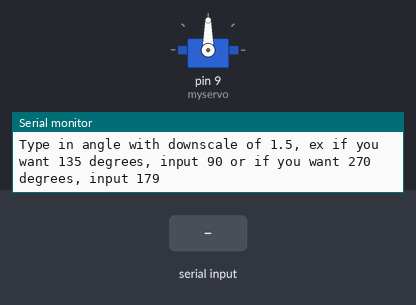
The sketch below on a simulated Arduino Uno, built with avr-gcc and run on an emulated ATmega328P. Parts: servo, the last lines printed to the serial monitor. The inputs (shaded band) are chosen by the test bench.

Above: at 1.2 s.
1.3 s: "90,45\n" received over Serial
At 1.8 s:
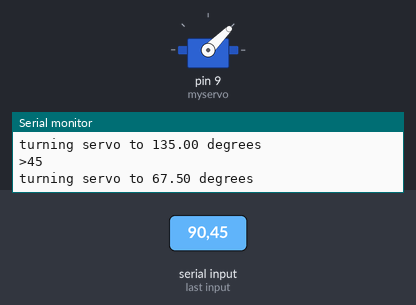
2.8 s: "30,150\n" received over Serial
At 4.0 s:
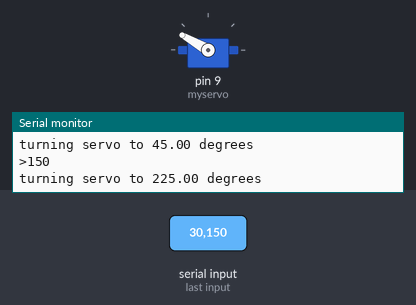
4.3 s: "5\n" received over Serial
At 5.2 s:
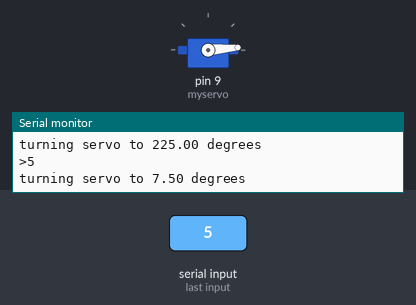
5.8 s: "90\n" received over Serial
At 6.4 s:
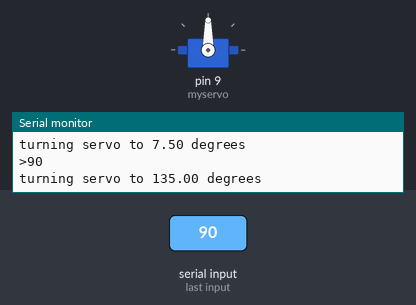
Timing chart, 0 to 8.3 s (numbered marks = the images above; inputs shaded):
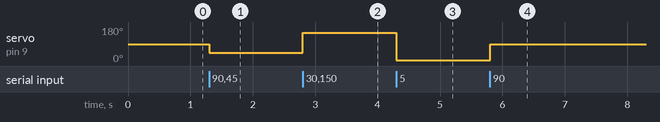

The sketch:

beefyservo.ino
```cpp
#include <Servo.h>
Servo myservo;
int pos = 0;

void setup() {
  Serial.begin(460800);
  while (!Serial)
    ;
  Serial.println("Setting up BEEF servo");
  delay(10);
  myservo.attach(9);

  Serial.println("Type in angle with downscale of 1.5, ex if you want 135 degrees, input 90 or if you want 270 degrees, input 179");
}

void loop() {

  for (pos = 0; pos <= 180; pos += 1)
    if (Serial.available())

    {
      int state = Serial.parseInt();

      // if (state < 10)
      if (state >= 1 && state < 180) {
        Serial.print(">");
        Serial.println(state);
        Serial.print("turning servo to ");
        Serial.print(state * 1.5);
        Serial.println(" degrees");
        myservo.write(state);
      }
    }
}
```

Measured:
- after the input at 1.3 s, servo on pin 9 (myservo): 90° → 45° at once
- after the input at 2.8 s, servo on pin 9 (myservo): 45° → 150° at once
- after the input at 4.3 s, servo on pin 9 (myservo): 150° → 5° at once
- after the input at 5.8 s, servo on pin 9 (myservo): 5° → 90° at once
